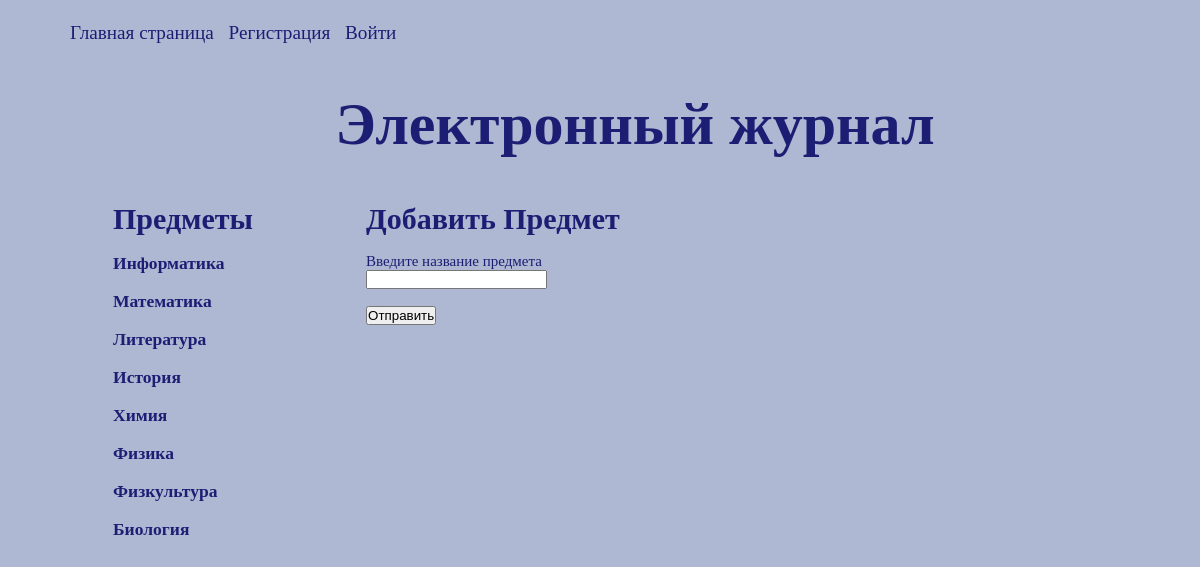
The page /magazine/subjects on the database its author committed.
### webapp/magazine/models.py (models this page shows)
class Subj(db.Model):
    id = Column(Integer,primary_key=True)
    subject = Column(String)

### webapp/magazine/views.py (the view)
@blueprint.route("/magazine/subjects")
def subj():
    page_title = f'Предметы'
    subj_form = SubjForm()
    subjects = Subj.query.all()
    return render_template('magazine/subjects.html',
                    page_title=page_title, subjects=subjects, subj_form=subj_form)

### webapp/magazine/forms.py
class SubjForm(FlaskForm):
    subj = StringField('Введите название предмета', validators=[DataRequired()])
    submit = SubmitField('Отправить')

### webapp/templates/magazine/subjects.html (shortened to what this page needs)
{% extends "base.html" %}
{% block content %}
<div class="news">
    <h2 style="font-size:30px;">{{ page_title }}</h2>
    <br>
    {% if subjects %}
        {% for subj in subjects %}
        <h3><a href="{{ url_for('magazine.single_subj', subj_id=subj.id) }}">{{ subj.subject }}</a></h3>
        <br>
        {% endfor %}
    {% else %}
        <h3>Предметы временно не доступны!</h3>
    {% endif %}
</div>
<div class="news">
    <h2 style="font-size:30px;">Добавить Предмет</h2>
<br>
    <form action="{{ url_for('magazine.process_subjects') }}" method="POST">
        <div class="form-group">
            {{ subj_form.subj.label }}
            <br>
            {{ subj_form.subj() }}
        </div>
        <br>
        {{ subj_form.submit() }}
    </form>
</div>
{% endblock %}

### webapp/templates/base.html (shortened to what this page needs)
<!doctype html>
<html lang="ru">
  <head>
    <link rel="stylesheet" href="{{url_for('static', filename='style.css') }}">
  </head>
  <body>
    {% include 'menu.html' %}
    <div class="container">
        <h1 style="text-align: center">Электронный журнал</h1>
        {% block content %}{% endblock %}
    </div>
  </body>
</html>

### webapp/templates/menu.html (shortened to what this page needs)
<div class="navbar" id="navbarSupportedContent">
  <ul class="navbar-nav mr-auto">
    <li class="nav-item active">
      <a class="nav-link" href="/">Главная страница</a>
    </li>
      {% if current_user.is_authenticated %}
        {% if current_user.is_admin %}
        <li class="nav-item">
          <a class="nav-link" href="{{ url_for('user.user_home') }}">Пользователь {{ current_user.username }}</a>
        </li>
        <li class="nav-item">
          <a class="nav-link" href="{{ url_for('user.logout') }}">Выйти</a>
        </li>
          <li class="nav-item">
            <a class="nav-link" href="{{ url_for('admin.admin_index') }}">Админка</a>
          </li>
        {% else %}
          <li class="nav-item">
            <a class="nav-link" href="{{ url_for('user.user_home') }}">пользователь {{ current_user.username }}</a>
          </li>
          <li class="nav-item">
            <a class="nav-link" href="{{ url_for('user.logout') }}">Выйти</a>
          </li>
        {% endif %}
      {% else %}
        <li class="nav-item">
          <a class="nav-link" href="{{ url_for('user.register') }}">Регистрация</a>
        </li>
        <li class="nav-item">
          <a class="nav-link" href="{{ url_for('user.login') }}">Войти</a>
        </li>
      {% endif %}
  </ul>
</div>

### webapp/static/style.css (style rules this page uses)
* { margin:0pt; padding:0pt; }
body { background:#aeb8d3; }
a { color:#1b1e73; text-decoration:none; }
h1 { margin:43px 0 0 0px; padding:0px 0 0 70px; background:url(images/logo.png) left top no-repeat; font-size:60px; color:#1b1e73; }
.navbar { font-size:200%; text-align: left; padding:10px 0 0 70px; }
ul li { display: inline; margin:0 10px 0 0; font-size: 60%; }
.news { float: left; text-align: left; margin:43px 0 0 43px; padding:0px 0 0 70px; font-size:15px; color:#1b1e73; }

### rows shown on the page
Subj: subject "Информатика"
Subj: subject "Математика"
Subj: subject "Литература"
Subj: subject "История"
Subj: subject "Химия"
Subj: subject "Физика"
Subj: subject "Физкультура"
Subj: subject "Биология"

### other values the page prints
{{ page_title }} "Предметы"
{{ subj_form.subj.label }} "Введите название предмета"
